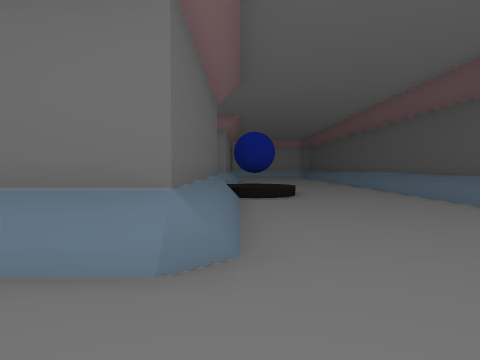
View 1 (above)

24 first-person views from a walk through a level from a Godot 3-D game. The camera is 1.3 m above the floor, tilts 2° down and sees 70° across. The floor is counted in squares, 2 m on a side. Each view is taken from the middle of a square. On the plan, view 1 faces up. The plan holds only what a view shows up to about 10 squares ahead; the rest is blank. The place goes on beyond the plan.

View 2
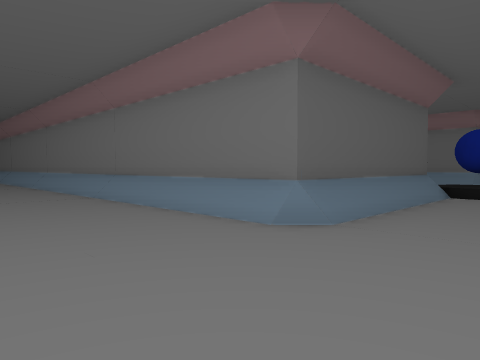

View 3
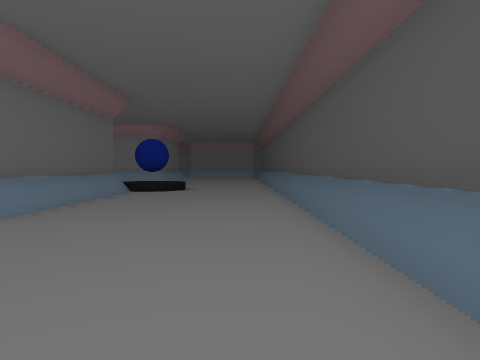

View 4
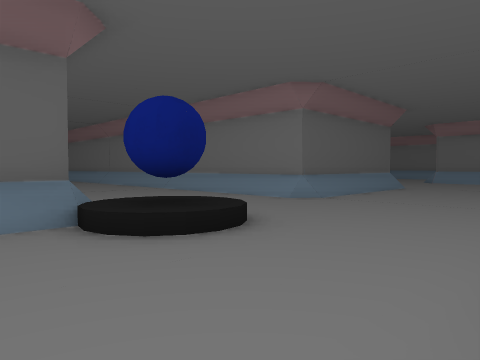

View 5
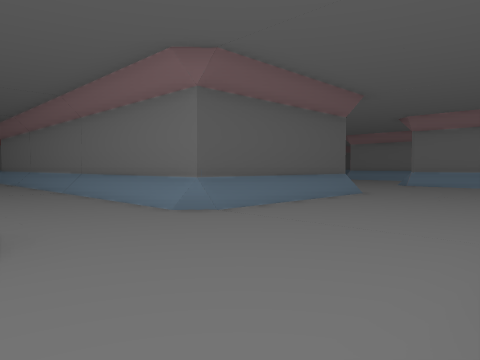

View 6
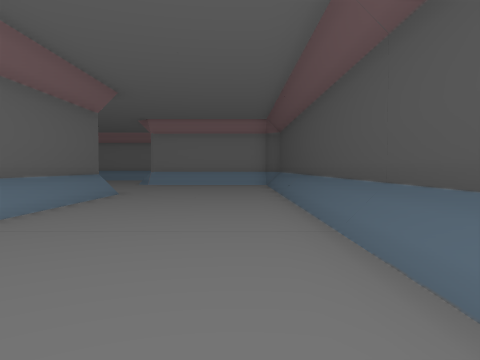

View 7
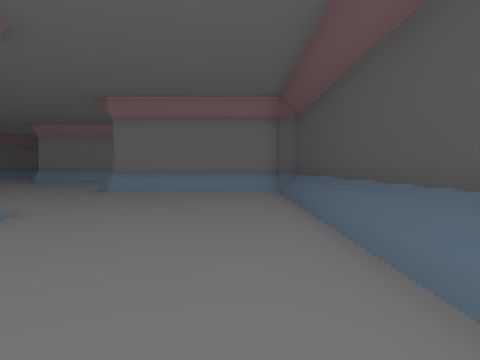

View 8
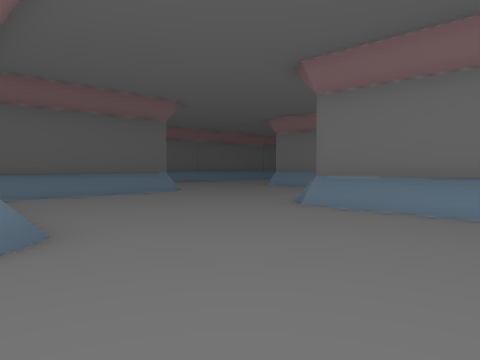

View 9
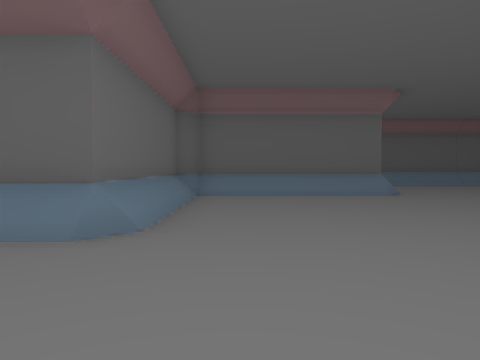

View 10
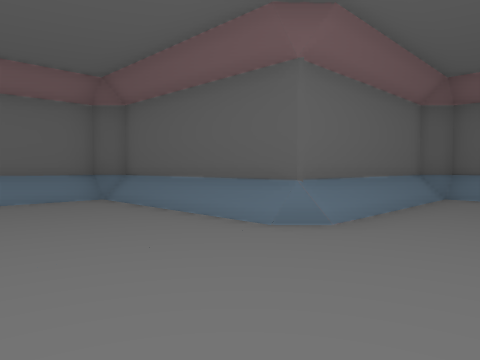

View 11
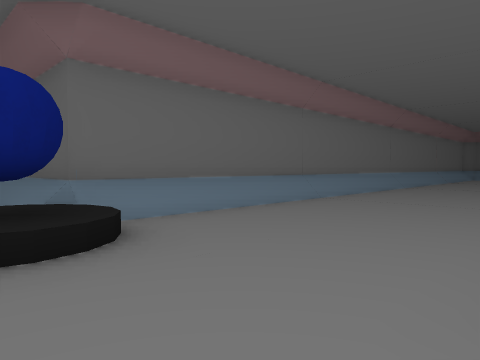

View 12
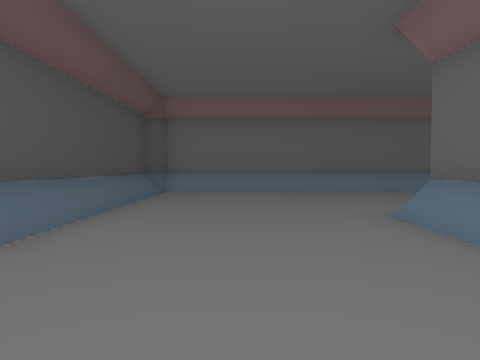

View 13
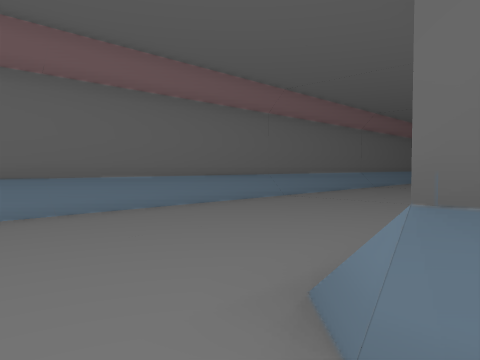

View 14
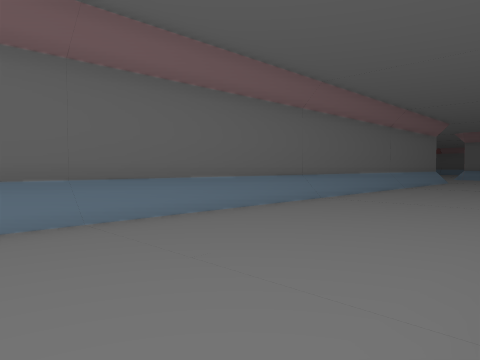

View 15
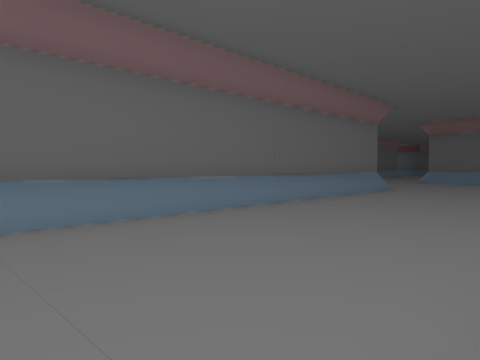

View 16
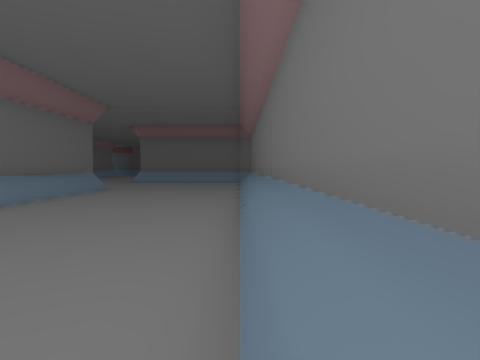

View 17
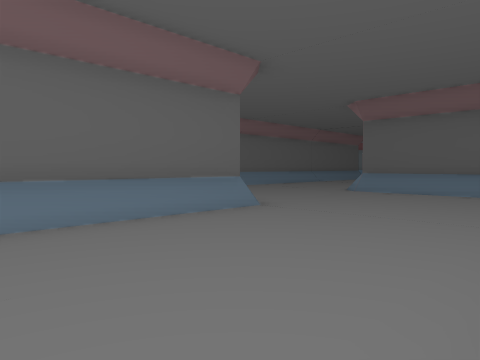

View 18
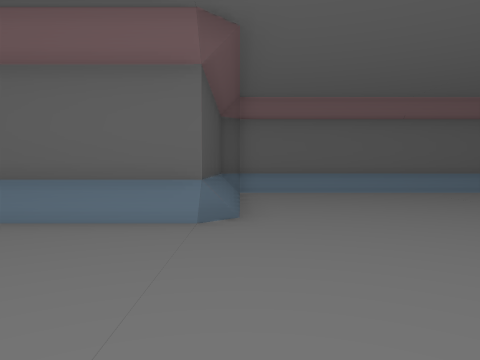

View 19
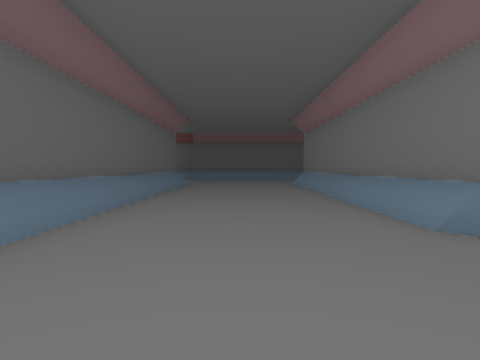

View 20
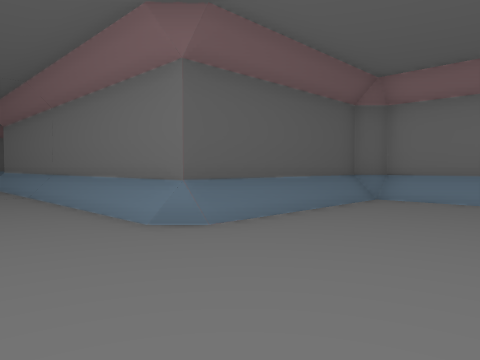

View 21
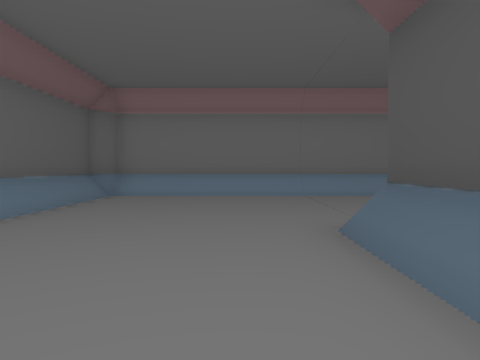

View 22
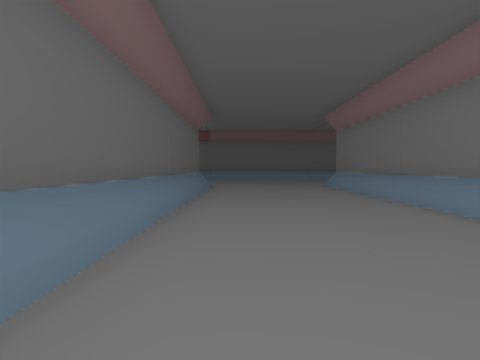

View 23
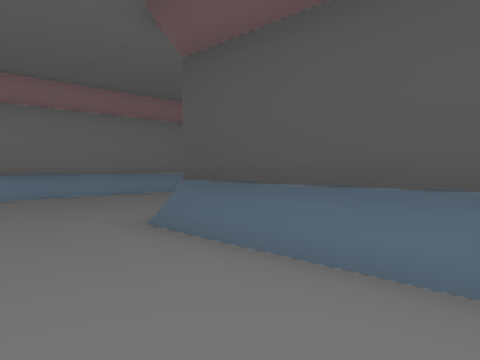

View 24
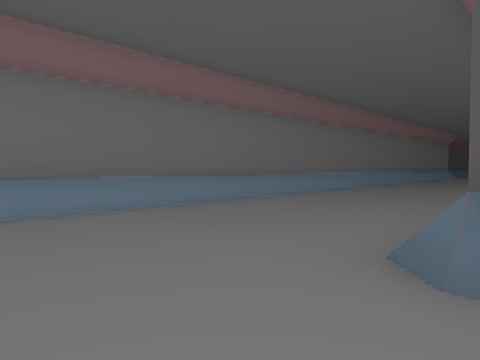

### Floor plan
Key: @ floor where view 1 was taken; # wall or solid block; . floor; / step, stairs or slope; O other object.
Columns run from 33 left of view 1 to 5 right of it. Each row starts with its distance up from view 1.
 25                           ......
 24                        /........
 23                       #/////....######
 22                       ######/.../////##
 21                            #/......../#
 20                            #/......../#
 19                            #/......../#
 18                            #/////..../#
 17                            ######/.../#
 16                                 #/.../#
 15                                 #/.../#
 14                                 #/.../#
 13                           #######/.../#
 12                           ///////..../#
 11                           .........../#
 10                        ............../#
  9                        ..........O/../#
  8                         ////////#OO../#
  7                         #########/.../#
  6                                 #/.../#
  5                                 #/.../#
  4                                 #/.../#
  3         #########################/.../#
  2        ##////////////////////////..../#
  1        #/............................/#
  0        #/........................@.../#
 -1        #/............................/#
 -2 ########/.../#///////////////////////##
 -3 ////////..../#########################
 -4 ............/#
 -5 ............/#
 -6 ............/#
 -7 ////////////##
 -8 #############

Positions as (right, up) in squares from view 1, and headings:
1: (0, 0), facing up
2: (2, -1), facing up-left
3: (3, -2), facing up
4: (4, 6), facing up-left
5: (4, 9), facing up-left
6: (3, 9), facing up
7: (3, 13), facing up
8: (3, 17), facing up-left
9: (3, 19), facing left
10: (-2, 25), facing down-left
11: (1, 12), facing down-left
12: (2, 7), facing down
13: (1, 3), facing down-left
14: (-4, 2), facing down-left
15: (-10, 2), facing down-left
16: (-10, 2), facing left
17: (-16, 2), facing down-left
18: (-21, 2), facing down
19: (-22, -5), facing left
20: (-22, -5), facing up-left
21: (-22, -6), facing up
22: (-23, -6), facing left
23: (-23, -6), facing up-right
24: (-23, -3), facing up-right
